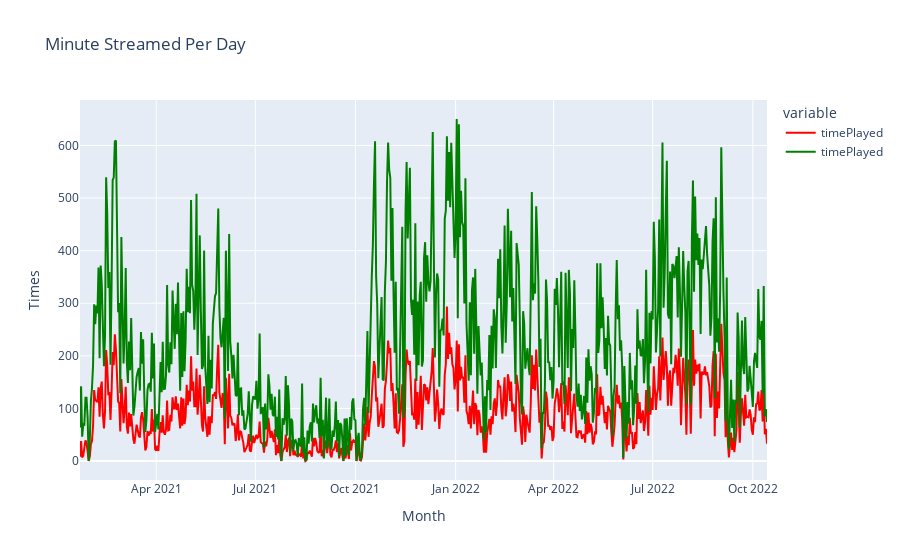

The notebook cell saved with this chart:
### Code cell
test_df = df[df['reason_end']=='trackdone']

monthly_data_count = test_df.resample('D').count()['timePlayed']
monthly_data_time = test_df.resample('D').sum()['timePlayed']
count_fig = px.line(monthly_data_count, labels={"endTime":"Month","value":"Times"},title='Minute Streamed Per Day',color_discrete_sequence=['red'])
time_fig = px.line(monthly_data_time, labels={"endTime":"Month","value":"Minutes"},title='Minute Streamed Per Day',color_discrete_sequence=['green'])

count_fig.add_traces(list(time_fig.select_traces()))
count_fig.show()

### Figure 1 — Plotly figure (JSON) as saved in the notebook; plotly's stock layout.template omitted (floating-point values rounded to 4 significant figures; data arrays with more than 128 entries replaced by an {"elided": "..."} marker saying what was removed)
{"data": [{"hovertemplate": "variable=timePlayed<br>Month=%{x}<br>Times=%{y}<extra></extra>", "legendgroup": "timePlayed", "line": {"color": "red", "dash": "solid"}, "marker": {"symbol": "circle"}, "mode": "lines", "name": "timePlayed", "orientation": "v", "showlegend": true, "type": "scatter", "x": {"elided": "632 str values"}, "xaxis": "x", "y": {"elided": "632 int values"}, "yaxis": "y"}, {"hovertemplate": "variable=timePlayed<br>Month=%{x}<br>Minutes=%{y}<extra></extra>", "legendgroup": "timePlayed", "line": {"color": "green", "dash": "solid"}, "marker": {"symbol": "circle"}, "mode": "lines", "name": "timePlayed", "orientation": "v", "showlegend": true, "type": "scatter", "x": {"elided": "632 str values"}, "xaxis": "x", "y": {"elided": "632 float values"}, "yaxis": "y"}], "layout": {"legend": {"title": {"text": "variable"}, "tracegroupgap": 0}, "title": {"text": "Minute Streamed Per Day"}, "xaxis": {"anchor": "y", "domain": [0, 1], "title": {"text": "Month"}}, "yaxis": {"anchor": "x", "domain": [0, 1], "title": {"text": "Times"}}}}
